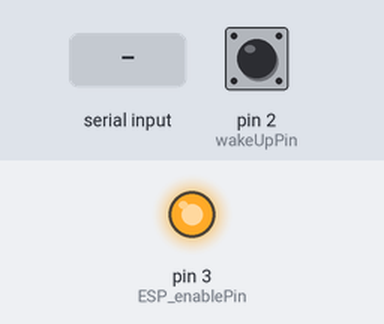
The sketch below on a simulated Arduino Uno, built with avr-gcc and run on an emulated ATmega328P. On the bench: output pins drawn as LEDs (lit = HIGH). The test bench sets the inputs (shaded band); at power-on: pin 2 (wakeUpPin) LOW. What the sketch prints to the serial monitor is not drawn.

Above: at 1.7 s.
1.8 s: "1" received over Serial
Timing chart, 0 to 4.8 s (numbered marks = the images above; inputs shaded):
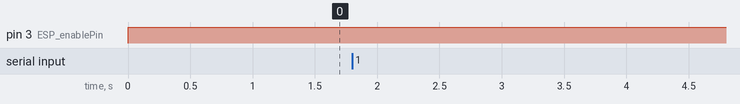

Measured:
- after the input at 1.8 s, every drawn part: stays the same

The sketch:

Arduino_side_v1.0.ino
```cpp
//-----------------------------------------------------------------------
//
// This ecu will help ESP8266 to wake up on interrupt
// and send the door status to server and disable ESP,
// and go to deep sleep forever untill next update
//
//    1. Power ON, Read door switch, and send the current info to server
//    2. Once ESP replies it has completed the data transfer, disable ESP
//    3. Based on current door swict status, setup next interrupt (HIGH or LOW)
//    4. Go to low power
//------------------------------------------------------------------------
#include "LowPower.h"

// Use pin 2 as wake up pin
const int wakeUpPin = 2;
const int ESP_enablePin = 3;

enum sysState {
  INIT,
  AWAKE,
  CHECK_ESP_AWAKE,
  SEND_DATA_TO_ESP,
  WAIT_FOR_ESP,
  READY_TO_SLEEP
};

enum sysState systemState = INIT;

//----------------------------------------------------------------------------------------------------
void setup()
{
    Serial.begin(115200);
    // Configure wake up pin as input.
    // This will consumes few uA of current.
    pinMode(wakeUpPin, INPUT);

    //Pin to enable ESP
    pinMode(ESP_enablePin, OUTPUT);
    digitalWrite(ESP_enablePin, LOW);
    systemState = INIT;
}

//----------------------------------------------------------------------------------------------------
void pin2_ISR()
{
  detachInterrupt(0);     // System will wake here
  systemState = AWAKE;

  digitalWrite(ESP_enablePin, HIGH);      //Wake up ESP
  delay(50);
  delay(500);                             // Give some time to ESP to connect to WiFi
}

//----------------------------------------------------------------------------------------------------
void readyToSleep()
{
  digitalWrite(ESP_enablePin, LOW);

  //Setup interrupt based on current switch status
  if(HIGH == digitalRead(wakeUpPin))
  {
    delay(100);
    // Allow wake up pin to trigger interrupt on low.
    attachInterrupt(0, pin2_ISR, FALLING);
  }
  else
  {
    delay(100);
    // Allow wake up pin to trigger interrupt on high.
    attachInterrupt(0, pin2_ISR, RISING);
  }
  // Enter power down state with ADC and BOD module disabled.
  // Wake up when wake up pin is low.
  LowPower.powerDown(SLEEP_FOREVER, ADC_OFF, BOD_OFF);
}

//----------------------------------------------------------------------------------------------------
bool checkESPAwake()
{
  bool espAwake = false;
  delay(100);

  String readData = Serial.readString();     // read the incoming data as string
//  if (readData.endsWith(String("awake")))
//  {
    espAwake = true;
//  }
  return espAwake;
}

//----------------------------------------------------------------------------------------------------
void resetEsp()
{
  digitalWrite(ESP_enablePin, LOW);  // Reset ESP
  delay(50);
  digitalWrite(ESP_enablePin, HIGH);  // Wake up ESP
}

//----------------------------------------------------------------------------------------------------
void sendDataToEsp()
{
  if(LOW == digitalRead(wakeUpPin))
  {
    Serial.print("CLOSED");
  }
  else if(HIGH == digitalRead(wakeUpPin))
  {
    Serial.print("OPEN");
  }

  systemState = WAIT_FOR_ESP;
}

//----------------------------------------------------------------------------------------------------
void checkEspDone()
{
  String readData = Serial.readString();     // read the incoming data as string
  if (String("done") == readData)
  {
    systemState = READY_TO_SLEEP;
  }
  else if (String("wrong_data") == readData)
  {
    systemState = SEND_DATA_TO_ESP;
  }
}
//----------------------------------------------------------------------------------------------------
void stateMachine()
{
  switch (systemState) {
    case INIT:
      pin2_ISR();   // 1st time execution,
      break;

    case AWAKE:
      systemState = CHECK_ESP_AWAKE;
      break;

    case CHECK_ESP_AWAKE:
      if(Serial.available())
      {
        if(checkESPAwake())
        {
          systemState = SEND_DATA_TO_ESP;
        }
        else
        {
          resetEsp();
        }
      }
      else
      {
        // Stay in same state
      }
      break;

    case SEND_DATA_TO_ESP:
      sendDataToEsp();
      break;

    case WAIT_FOR_ESP:
      if(Serial.available())
      {
        checkEspDone();
      }
      else
      {
        // do nothing, wait here.
      }
      break;

    case READY_TO_SLEEP:
      readyToSleep();
      break;

    default:
      systemState = INIT;
  }
}

//----------------------------------------------------------------------------------------------------
void loop()
{
  stateMachine();
  delay(100);
}
```
